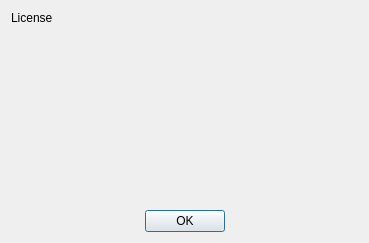
<?xml version="1.0" encoding="UTF-8"?>
<ui version="4.0">
 <class>LicenseDialog</class>
 <widget class="QDialog" name="LicenseDialog">
  <property name="geometry">
   <rect>
    <x>0</x>
    <y>0</y>
    <width>369</width>
    <height>243</height>
   </rect>
  </property>
  <property name="windowTitle">
   <string>Licenses</string>
  </property>
  <property name="sizeGripEnabled">
   <bool>false</bool>
  </property>
  <property name="modal">
   <bool>false</bool>
  </property>
  <layout class="QVBoxLayout" name="verticalLayout">
   <item>
    <widget class="QLabel" name="label">
     <property name="text">
      <string>&lt;html&gt;&lt;head/&gt;&lt;body&gt;&lt;p&gt;License&lt;/p&gt;&lt;/body&gt;&lt;/html&gt;</string>
     </property>
     <property name="textFormat">
      <enum>Qt::RichText</enum>
     </property>
     <property name="wordWrap">
      <bool>true</bool>
     </property>
    </widget>
   </item>
   <item>
    <spacer name="verticalSpacer">
     <property name="orientation">
      <enum>Qt::Vertical</enum>
     </property>
     <property name="sizeHint" stdset="0">
      <size>
       <width>20</width>
       <height>40</height>
      </size>
     </property>
    </spacer>
   </item>
   <item>
    <widget class="QDialogButtonBox" name="button_box">
     <property name="standardButtons">
      <set>QDialogButtonBox::Ok</set>
     </property>
     <property name="centerButtons">
      <bool>true</bool>
     </property>
    </widget>
   </item>
  </layout>
 </widget>
 <resources/>
 <connections/>
</ui>
